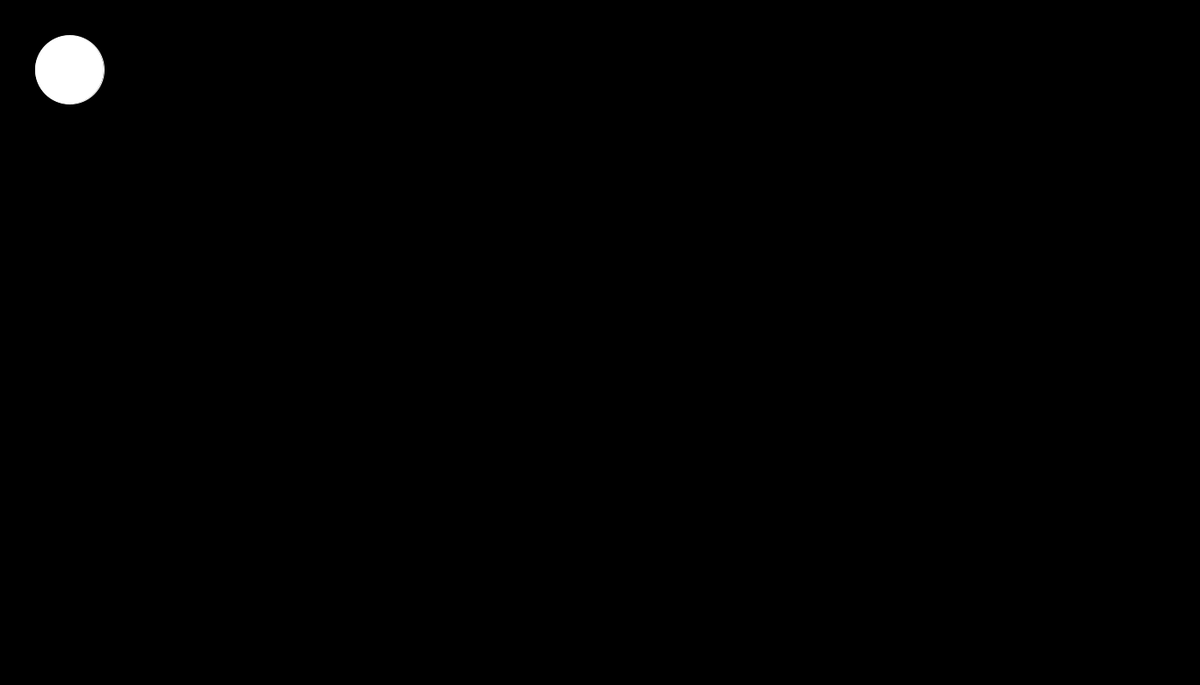
Frame 1 (no input)
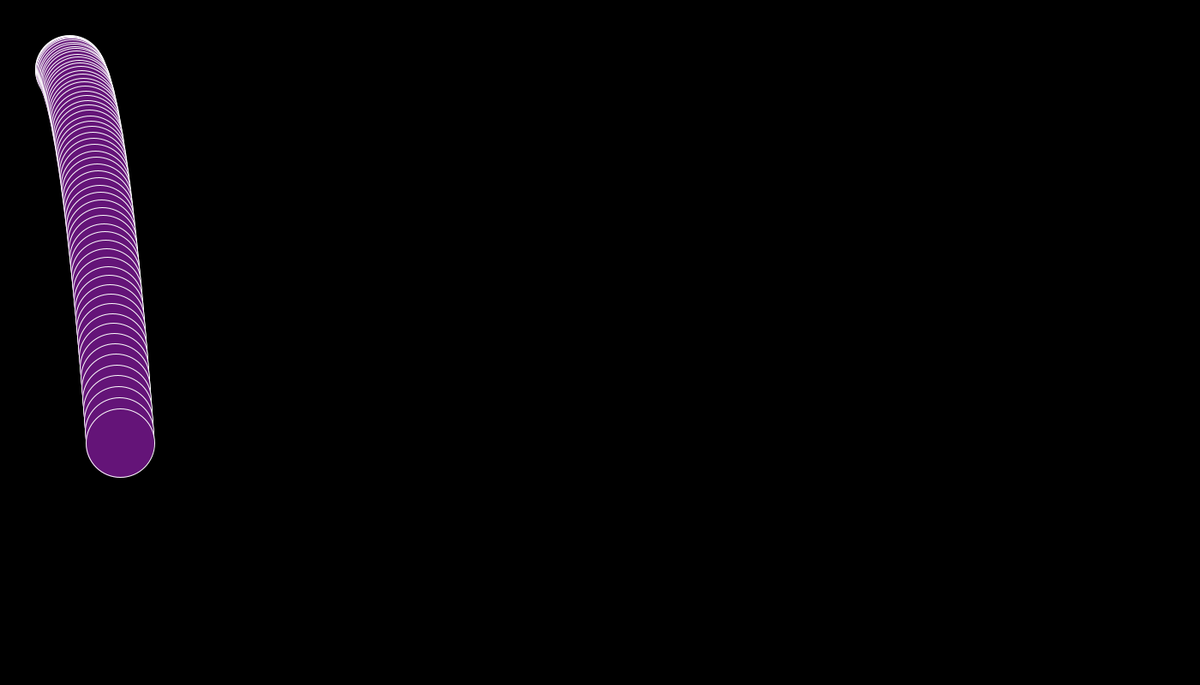
Frame 60 (the mouse pressed at the canvas centre just before this capture)
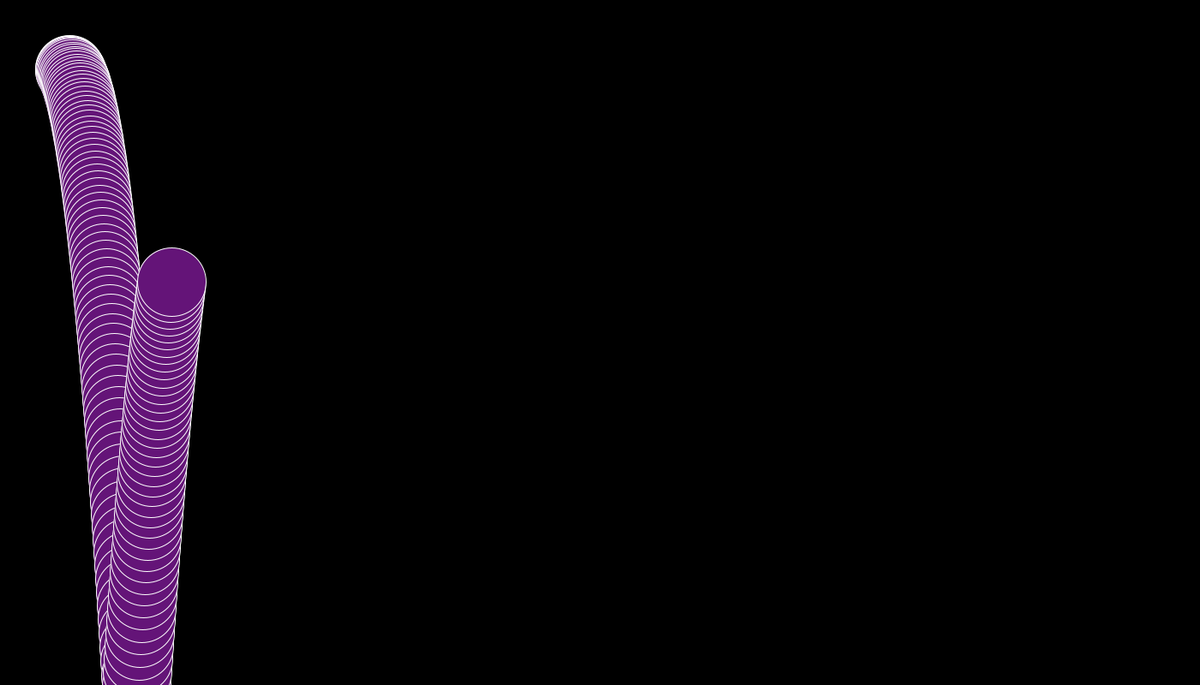
Frame 120 (the mouse held since frame 60 and released just before this capture)

The Processing sketch that drew these frames (run headless with seeded random() and noise(); from frame 60 on, the mouse is pressed at the canvas centre):

// Processing sketch: bouncing_animation
// ── bouncing_animation.pde
// 2D animation of bouncing ball

PVector position;
PVector velocity;
// object accelerates in the y-direction due to gravity
PVector acceleration;

void setup() {
  size(1400, 800);
  // black background & white stroke
  background(0);
  stroke(255);
  strokeWeight(1);
  
  position = new PVector(80, 80);
  velocity = new PVector(1.0, 1.4);
  acceleration = new PVector(0, .2);
}

void draw() {
  // vector addition of velocity to position & acceleration to velocity
  position.add(velocity);
  velocity.add(acceleration);
  
  // setting boundaries at the edges of screen
  if (position.x > width || position.x < 0){
    velocity.x = velocity.x * -1;
  }
  if (position.y > height){
    velocity.y = velocity.y * -.9;
    position.y = height;
  }
  
  ellipse(position.x, position.y, 80, 80);
  fill(100, 20, 120);
}
